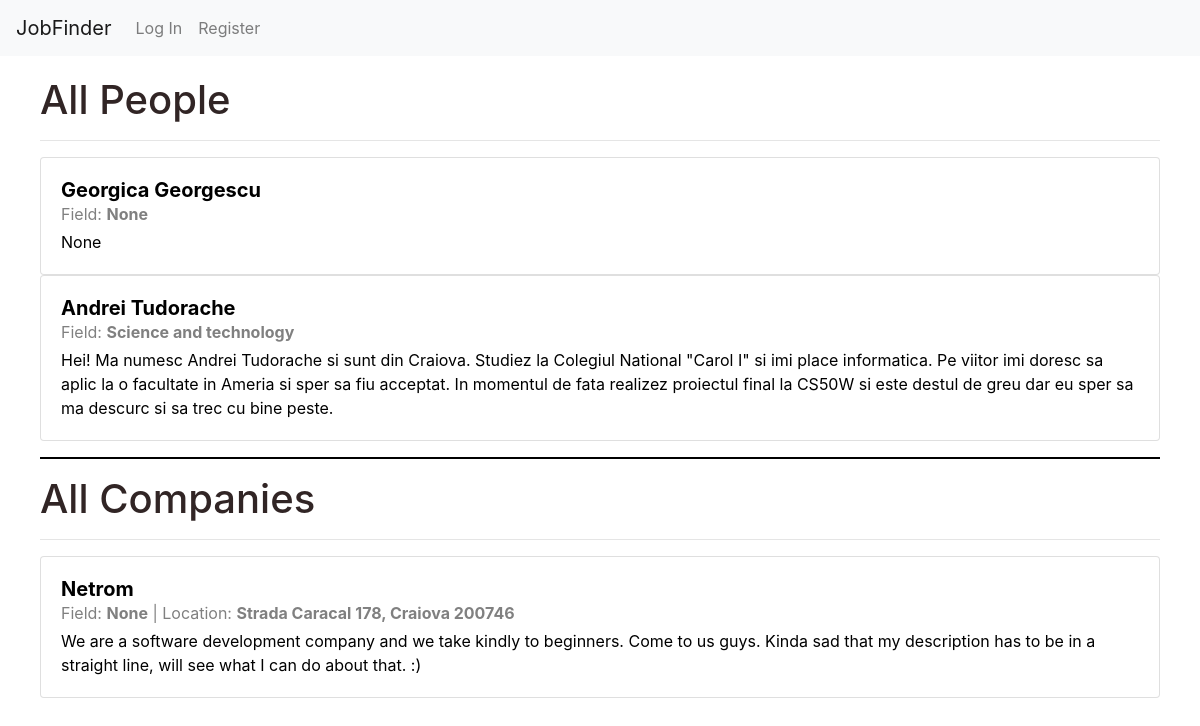
The page /users/all on the database as committed earlier.
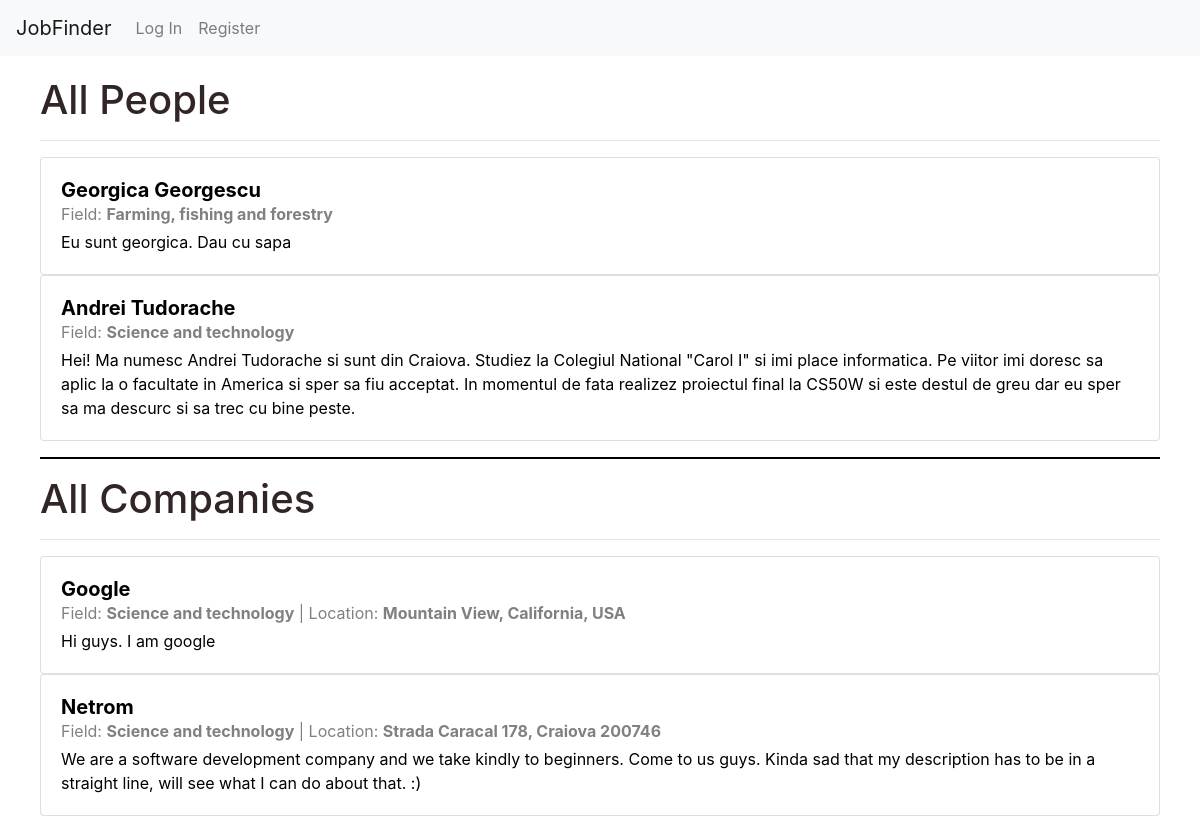
The same page on the database as committed later.
### JobFinderApp/models.py (models this page shows)
class User(AbstractUser):
    description = models.CharField(max_length=500, blank=True, null=True)
    birth_date = models.DateField(blank=True, null=True)
    field = models.CharField(max_length=500, blank=True, null=True)
    is_company = models.BooleanField(default=False)
    location = models.CharField(max_length=100, blank=True, null=True)
    link_to_location = models.CharField(max_length=200, blank=True, null=True)
    class Meta:
        ordering = ['-id']

### JobFinderApp/views.py (the view)
# urls.py: path("users/<field>", views.users, name="users"),
def users(request, field):
    if field != "all":
        return render(request, "JobFinderApp/users.html", {
            'title': field,
            'people': User.objects.filter(field = field, is_company = False),
            'companies': User.objects.filter(field = field, is_company = True)
        })
    else:
        return render(request, "JobFinderApp/users.html", {
            'title': field,
            'people': User.objects.filter(is_company = False),
            'companies': User.objects.filter(is_company = True)
        })

### JobFinderApp/templates/JobFinderApp/users.html (shortened to what this page needs)
{% extends "JobFinderApp/layout.html" %}
{% block body %}
    <div class="container-fluid" style="padding: 20px 40px">
        <h1 style="color:rgb(49, 37, 37);">
            {% if title != "all" %}
                People in the field of: {{ title }}
            {% else %}
                All People
            {% endif %}
        </h1>
        <hr>
        {% for person in people %}
            <a href="{% url 'profile' person.username %}" style="text-decoration: none; color: black;">
            <div id="{{ person.id }}" class="card post">
                <div class="card-body pb-1">
                    <h5 class="card-title mb-0"><strong>{{ person.first_name }} {{ person.last_name }}</strong></h5>
                    <span style="color: grey;">Field: <strong>{{ person.field }}</strong></span>
                    <p class="mt-1">{{ person.description }}</p>
                </div>
            </div>
            </a>
        {% endfor %}
        <hr style="border-color: black; border-width: 2px;">
        <h1 style="color:rgb(49, 37, 37);">
            {% if title != "all" %}
                Companies in the field of: {{ title }}
            {% else %}
                All Companies
            {% endif %}
        </h1>
        <hr>
        {% for company in companies %}
            <a href="{% url 'profile' company.username %}" style="text-decoration: none; color: black;">
            <div class="card post">
                <div class="card-body pb-1">
                    <h5 class="card-title mb-0"><strong>{{ company.username }}</strong></h5>
                    <span style="color: grey;">Field: <strong>{{ company.field }}</strong> | Location: <strong>{{ company.location }}</strong></span>
                    <p class="mt-1">{{ company.description }}</p>
                </div>
            </div>
            </a>
        {% endfor %}
    </div>
{% endblock %}

### JobFinderApp/templates/JobFinderApp/layout.html (shortened to what this page needs)
{% load static %}
<!DOCTYPE html>
<html lang="en">
    <head>
        <link rel="stylesheet" href="https://stackpath.bootstrapcdn.com/bootstrap/4.4.1/css/bootstrap.min.css">
        <link href="{% static 'JobFinderApp/styles.css' %}" rel="stylesheet">
    </head>
    <body>
        <nav class="navbar navbar-expand-lg navbar-light bg-light">
            <a class="navbar-brand" href="{% url 'index' %}">JobFinder</a>
            <div class="collapse navbar-collapse" id="navbarNav">
              <ul class="navbar-nav mr-auto">
                {% if request.user.is_authenticated %}
                    <li class="nav-item">
                        <a class="nav-link" href="{% url 'profile' request.user.username %}"><strong>{{ request.user.username }}</strong></a>
                    </li>
                    <li class="nav-item">
                        <a class="nav-link" href="{% url 'posts' 'all' %}">All posts</a>
                    </li>
                    <li class="nav-item">
                        <a class="nav-link" href="{% url 'users' 'all' %}">All users</a>
                    </li>
                    {% if request.user.is_company %}
                        <li class="nav-item">
                            <a class="nav-link" href="{% url 'create_post' %}">Create post</a>
                        </li>
                        <li class="nav-item">
                            <a class="nav-link" href="{% url 'applicants' %}">Applicants</a>
                        </li>
                    {% else %}
                        <li class="nav-item">
                            <a class="nav-link" href="{% url 'interviews' %}">Interviews and applications</a>
                        </li>
                    {% endif %}
                    <li class="nav-item">
                        <a class="nav-link" href="{% url 'logout' %}">Log Out</a>
                    </li>
                {% else %}
                    <li class="nav-item">
                        <a class="nav-link" href="{% url 'login' %}">Log In</a>
                    </li>
                    <li class="nav-item">
                        <a class="nav-link" href="{% url 'register' %}">Register</a>
                    </li>
                {% endif %}
              </ul>
            </div>
          </nav>
        {% block body %}
        {% endblock %}
    </body>
</html>

### JobFinderApp/static/JobFinderApp/styles.css (style rules this page uses)
html, body { margin:0px; height:100%; }

Rows that differ between the two databases and show on the page:
changed User "Georgica": field "None" → "Farming, fishing and forestry"; description "None" → "Eu sunt georgica. Dau cu sapa"
changed User "Andrei": description "…la o facultate in Ameria si sper sa fiu…" → "…la o facultate in America si sper sa fiu…"
added User: username "Google", field "Science and technology", location "Mountain View, California, USA", description "Hi guys. I am google", shown under "All Companies"
changed User "Netrom": field "None" → "Science and technology"
